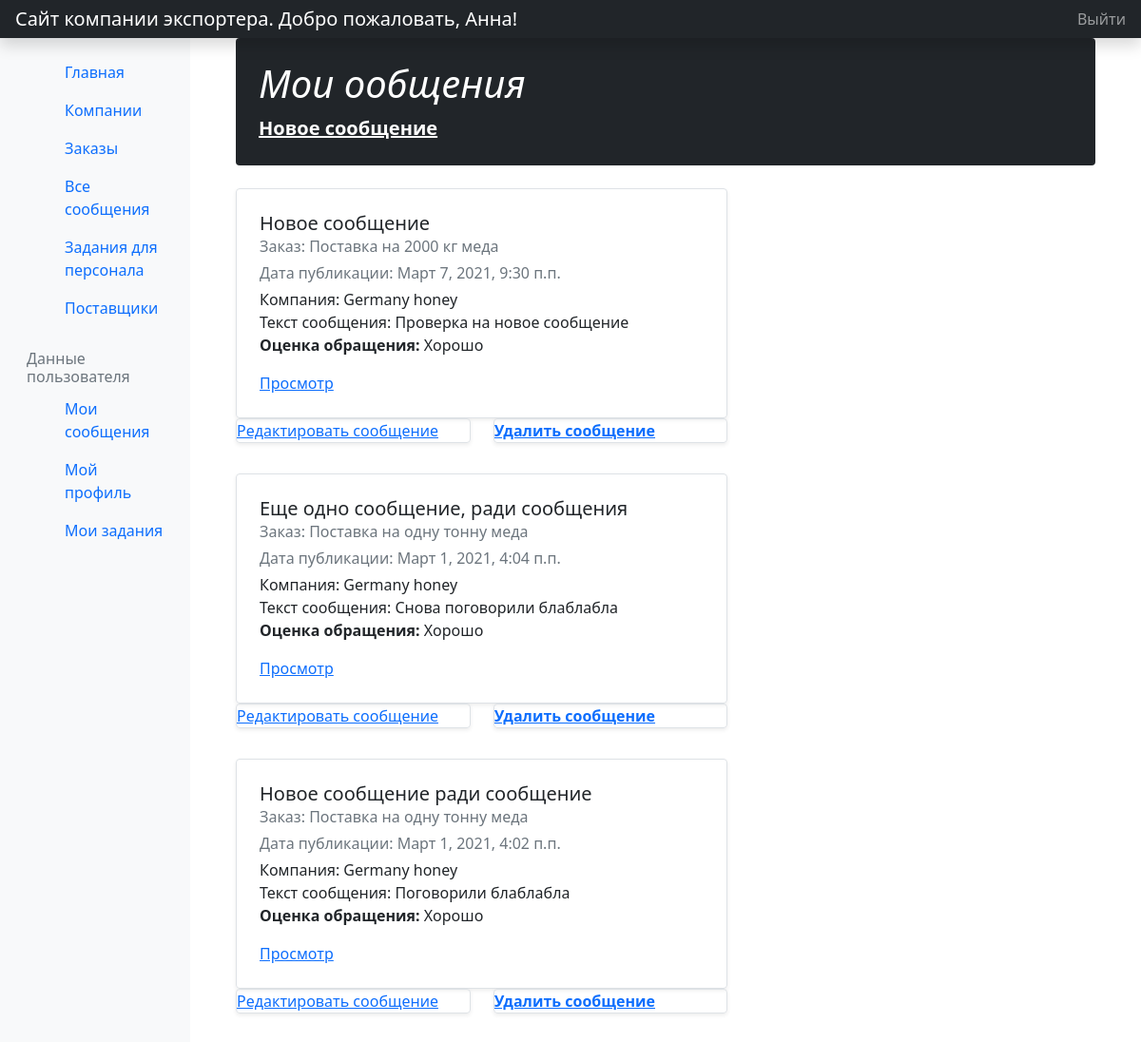
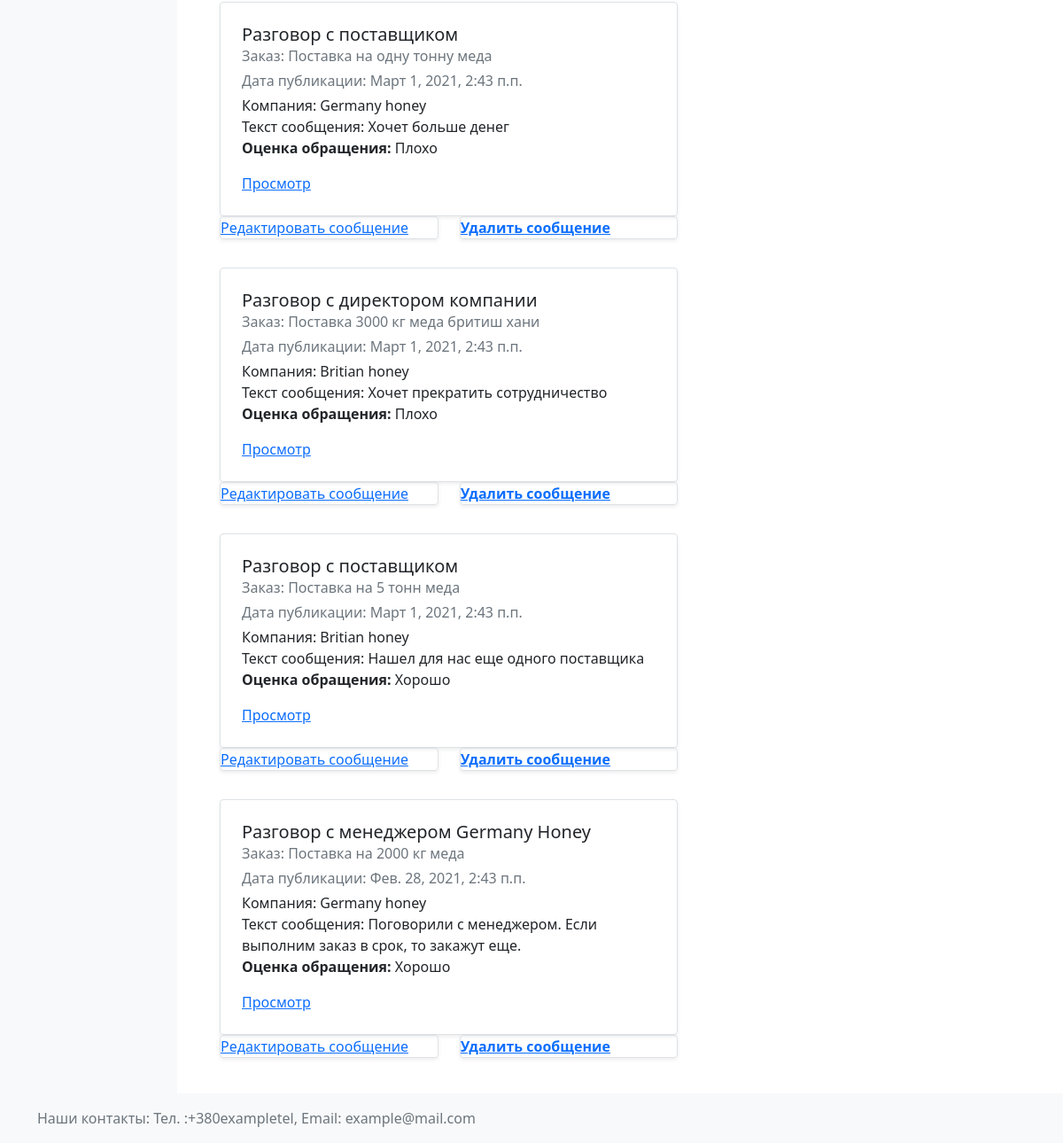
The app's page /orders/mymessages/ (signed in) with its own data (2 pictures, top to bottom).
### orders/models.py (models this page shows, shortened)
class Messages(models.Model):
    title = models.CharField('Заголовок сообщения', max_length=100,
                             help_text='Например: Разговор с менеджером компании.')
    order = models.ForeignKey('Orders', on_delete=models.CASCADE, null=True, verbose_name='Заказ')
    description = models.TextField('Вид обращение, комментарий', max_length=1000,
                                   help_text='Например: Разговор по телефону с менеджером. Сказали, что денег больше не дадут.')
    MARK = (
        ('g', 'Хорошо'),
        ('b', 'Плохо'),
    )
    mark = models.CharField('Оценка обращения', max_length=1, choices=MARK, blank=True, default='g',
                            help_text='Оценка связи с компанией')
    CHANNEL = (
        ('z', 'Заявка'),
        ('l', 'Письмо'),
        ('s', 'Сайт'),
        ('i', 'Инициатива компании'),
        ('p', 'Звонок'),
    )
    channel = models.CharField('Канал обращения', max_length=1, choices=CHANNEL, blank=True, default='')
    manager = models.ForeignKey(User, on_delete=models.SET_NULL, null=True, blank=True)
    pub_date = models.DateTimeField('Дата публикации сообщения', default=timezone.now)
    class Meta:
        verbose_name = 'Сообщение'
        verbose_name_plural = 'Сообщения'
        permissions = (("can_view_list_of_messages", "Can view list of messages"),)
    def get_absolute_url(self):
        return reverse('messages-detail', args=[str(self.id)])
    def new_message(self):
        if self.pub_date >= timezone.now() - datetime.timedelta(days=1):
            return True
        return False

class Orders(models.Model):
    name = models.CharField('Название заказа', max_length=200, help_text='Например: Заказ на 2000кг')
    date_of_start = models.DateField('Дата начала выполнения заказа', null=True, blank=True)
    date_of_end = models.DateField('Дата окончания выполнения заказа', null=True, blank=True)
    short_description = models.TextField('Краткое описание', max_length=3000,
                                         help_text='Например: Компания оформила заказ, уже оплатила(не оплатила) и т.д.')
    amount = models.IntegerField('Количество меда', help_text='В килограммах')
    sort = models.CharField('Название сорта меда', max_length=200, null=True, blank=True, help_text='Сорт')
    price = models.IntegerField('Цена за килограмм', help_text='В гривнах')
    company = models.ForeignKey('Companies', on_delete=models.CASCADE, null=True,
                                help_text='Компания, для которой выполняется заказ', verbose_name='Выберите компанию')
    suppliers = models.ManyToManyField(Suppliers, blank=True,
                                       help_text='Выберите поставщиков', verbose_name='Поставщики')
    DONE = (
        ('d', 'Выполнено'),
        ('n', 'Не выполнено'),
    )
    done = models.CharField('Выполнение', max_length=1, choices=DONE, blank=True, default='n',
                            help_text='Задание выполнено или нет')
    class Meta:
        verbose_name = 'Заказ'
        verbose_name_plural = 'Заказы'
        permissions = (("can_view_list_of_orders", "Can view list of orders"),)

class Companies(models.Model):
    name = models.CharField('Название компании', max_length=200, help_text='Название компании')
    manager = models.CharField('Контактное лицо', max_length=200, help_text='Контактное лицо')
    description = models.TextField('Краткое описание компании', max_length=1000, help_text='Краткое описание компании')
    pub_date = models.DateField('Дата записи', default=timezone.now, null=True, blank=True, help_text='Дата записи')
    change_date = models.DateField('Дата изменения записи', default=timezone.now, null=True, blank=True,
                                   help_text='Дата изменения записи')
    adress = models.CharField('Адрес доставки партии меда', max_length=100, help_text='Адрес доставки партии меда')
    class Meta:
        verbose_name = 'Компания'
        verbose_name_plural = 'Компании'
        permissions = (("can_view_list_of_companies", "Can view list of companies"),)
        ordering = ['name']
    def display_phonenumbers(self):
        """
        :return: выводит все номера компании
        """
        return ', '.join([number.number for number in self.phonenumbers.all()[:3]])
    display_phonenumbers.short_description = 'Номера телефонов'
    def display_emails(self):
        """
        :return: Выводит все емейлы
        """
        return ', '.join([email.email for email in self.emails.all()[:3]])
    display_emails.short_description = 'Адреса электронной почты'

### orders/views.py (the view)
class AllMessagesByUserListView(LoginRequiredMixin, PermissionRequiredMixin, MarkUserManager, generic.ListView):
    model = Messages
    template_name = 'orders/messages_list_by_user.html'
    paginate_by = 10
    permission_required = 'orders.can_view_list_of_messages'
    def get_queryset(self):
        return Messages.objects.filter(manager=self.request.user).order_by('-pub_date')

### orders/templates/orders/messages_list_by_user.html (shortened to what this page needs)
{% extends "base_generic.html" %}
{% block content %}
<div class="container">
    <div class="p-4 p-md-10 mb-4 text-white rounded bg-dark">
        <div class="col-md-6 px-0">
            <h1 class="display-10 fst-italic">Мои ообщения</h1>
            <p class="lead mb-0"><a href="{% url 'message_create' %}" class="text-white fw-bold">Новое сообщение</a>
            </p>
        </div>
    </div>
</div>
<div class="container">
    {% if messages_list %}
    <div class="row mb-2">
        {% for message in messages_list %}
        <div class="col-md-7">
            <div class="row g-0 border rounded overflow-hidden flex-md-row mb-0 shadow-sm h-md-250 position-relative">
                <div class="col p-4 d-flex flex-column position-static">
                    <h5 class="mb-0">{{ message.title }}</h5>
                    <div class="mb-1 text-muted">Заказ: {{ message.order.name }}</div>
                    <div class="mb-1 text-muted">Дата публикации: {{ message.pub_date }}</div>
                    <p class="card-text mb-auto">Компания: {{ message.order.company.name }}</p>
                    <p class="card-text mb-auto">Текст сообщения: {{message.description}}</p>
                    <p><strong>Оценка обращения:</strong> {{message.get_mark_display}}</p>
                    <a href="{{ message.get_absolute_url }}" class="stretched-link">Просмотр</a>
                </div>
            </div>
            <div class="row mb-2">
                <div class="col-md-6">
                    <div class="row g-0 border rounded overflow-hidden flex-md-row mb-4 shadow-sm h-md-250 position-relative">
                        <a href="{% url 'message_update' message.pk %}">Редактировать сообщение</a>
                    </div>
                </div>
                <div class="col-md-6">
                    <div class="row g-0 border rounded overflow-hidden flex-md-row mb-4 shadow-sm h-md-250 position-relative">
                        <a href="{% url 'message_delete' message.pk %}"><strong>Удалить сообщение</strong></a>
                    </div>
                </div>
            </div>
        </div>
        {%endfor%}
    </div>
    {% else %}
    <p>Заказов нет.</p>
    {% endif %}
</div>
{% endblock %}

### orders/templates/navbar.html (shortened to what this page needs)
<header class="navbar navbar-dark sticky-top bg-dark flex-md-nowrap p-0 shadow">
  <a class="navbar-brand col-md-3 col-lg-2 me-0 px-3" href="{% url 'home' %}">Сайт компании экспортера.{% if user.is_authenticated %} Добро пожаловать, {{ user.first_name }}! {%endif%}</a>
  <ul class="navbar-nav px-3">
    <li class="nav-item text-nowrap">
      {% if user.is_authenticated %}
      <a class="nav-link" href="{% url 'logout'%}?next={{request.path}}">Выйти</a>
      {% else %}
      <a class="nav-link" href="{% url 'login'%}?next={{request.path}}">Войти</a>
      {% endif %}
    </li>
  </ul>
</header>

### records on screen
Messages: title "Новое сообщение", order.name "Поставка на 2000 кг меда", pub_date "Март 7, 2021, 9:30 п.п.", order.company.name "Germany honey", description "Проверка на новое сообщение", mark "Хорошо"
Messages: title "Еще одно сообщение, ради сообщения", order.name "Поставка на одну тонну меда", pub_date "Март 1, 2021, 4:04 п.п.", order.company.name "Germany honey", description "Снова поговорили блаблабла", mark "Хорошо"
Messages: title "Новое сообщение ради сообщение", order.name "Поставка на одну тонну меда", pub_date "Март 1, 2021, 4:02 п.п.", order.company.name "Germany honey", description "Поговорили блаблабла", mark "Хорошо"
Messages: title "Разговор с поставщиком", order.name "Поставка на одну тонну меда", pub_date "Март 1, 2021, 2:43 п.п.", order.company.name "Germany honey", description "Хочет больше денег", mark "Плохо"
Messages: title "Разговор с директором компании", order.name "Поставка 3000 кг меда бритиш хани", pub_date "Март 1, 2021, 2:43 п.п.", order.company.name "Britian honey", description "Хочет прекратить сотрудничество", mark "Плохо"
Messages: title "Разговор с поставщиком", order.name "Поставка на 5 тонн меда", pub_date "Март 1, 2021, 2:43 п.п.", order.company.name "Britian honey", description "Нашел для нас еще одного поставщика", mark "Хорошо"
Messages: title "Разговор с менеджером Germany Honey", order.name "Поставка на 2000 кг меда", pub_date "Фев. 28, 2021, 2:43 п.п.", order.company.name "Germany honey", description "Поговорили с менеджером. Если выполним заказ в срок, то закажут еще.", mark "Хорошо"

### other values on screen
{{ user.first_name }} "Анна"
